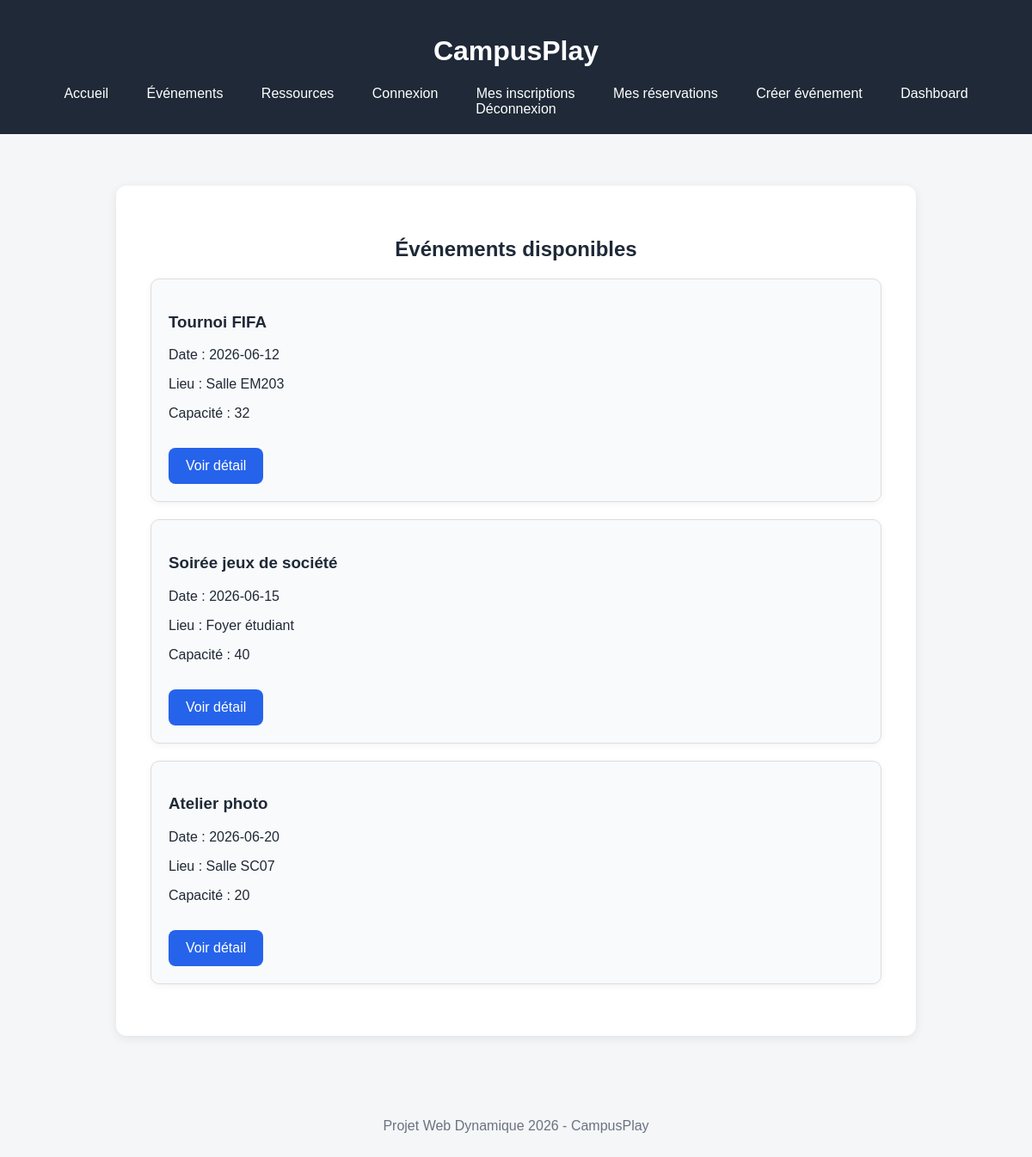
Screenshot of /frontend/events.php with the database file from the repository.
### tables this page shows
CREATE TABLE events (
    id_event INT AUTO_INCREMENT PRIMARY KEY,
    titre VARCHAR(150) NOT NULL,
    description TEXT,
    date_event DATE NOT NULL,
    heure_event TIME NOT NULL,
    lieu VARCHAR(150) NOT NULL,
    capacite INT NOT NULL,
    id_createur INT,
    FOREIGN KEY (id_createur) REFERENCES users(id_user)
);

### frontend/events.php (the view, shortened to what this page needs)
<?php
require_once "../backend/config.php";
$sql = "SELECT * FROM events ORDER BY date_event ASC";
$stmt = $pdo->query($sql);
$events = $stmt->fetchAll(PDO::FETCH_ASSOC);
?>
<!DOCTYPE html>
<html lang="fr">
<head>
    <link rel="stylesheet" href="../assets/style.css">
</head>
<body>
<header>
    <h1>CampusPlay</h1>
    <nav>
            <a href="index.html">Accueil</a>
        <a href="events.php">Événements</a>
        <a href="resources.php">Ressources</a>
        <a href="login.html">Connexion</a>
        <a href="my-events.php">Mes inscriptions</a>
        <a href="my-reservations.php">Mes réservations</a>
        <a href="create-event.php">Créer événement</a>
        <a href="dashboard.php">Dashboard</a>
         <a href="../backend/logout.php">Déconnexion</a>
    </nav>
</header>
<main>
    <section class="hero">
        <h2>Événements disponibles</h2>
        <?php foreach ($events as $event): ?>
            <div class="card">
                <h3><?= htmlspecialchars($event["titre"]) ?></h3>
                <p>Date : <?= htmlspecialchars($event["date_event"]) ?></p>
                <p>Lieu : <?= htmlspecialchars($event["lieu"]) ?></p>
                <p>Capacité : <?= htmlspecialchars($event["capacite"]) ?></p>
                <a class="btn" href="event-detail.php?id=<?= $event["id_event"] ?>">
                    Voir détail
                </a>
            </div>
        <?php endforeach; ?>
    </section>
</main>
<footer>
    <p>Projet Web Dynamique 2026 - CampusPlay</p>
</footer>
</body>
</html>

### assets/style.css (style rules this page uses)
body { margin: 0; font-family: Arial, sans-serif; background-color: #f4f6f8; color: #1f2937; }
header { background-color: #1f2937; color: white; padding: 20px; text-align: center; }
nav { margin-top: 15px; }
nav a { color: white; margin: 0 8px; text-decoration: none; padding: 8px 12px; border-radius: 6px; }
.hero { max-width: 850px; margin: 60px auto; background: white; padding: 40px; text-align: center; border-radius: 12px; box-shadow: 0 3px 12px rgba(0,0,0,0.08); }
.card { background: #f9fafb; margin: 20px 0; padding: 20px; border-radius: 10px; border: 1px solid #ddd; text-align: left; box-shadow: 0 2px 8px rgba(0,0,0,0.05); }
.btn { display: inline-block; margin-top: 15px; padding: 12px 20px; background-color: #2563eb; color: white; text-decoration: none; border: none; border-radius: 8px; cursor: pointer; }
footer { text-align: center; padding: 20px; margin-top: 40px; color: #6b7280; }

### rows the page displays
events: titre "Tournoi FIFA", date_event "2026-06-12", lieu "Salle EM203", capacite "32"
events: titre "Soirée jeux de société", date_event "2026-06-15", lieu "Foyer étudiant", capacite "40"
events: titre "Atelier photo", date_event "2026-06-20", lieu "Salle SC07", capacite "20"
